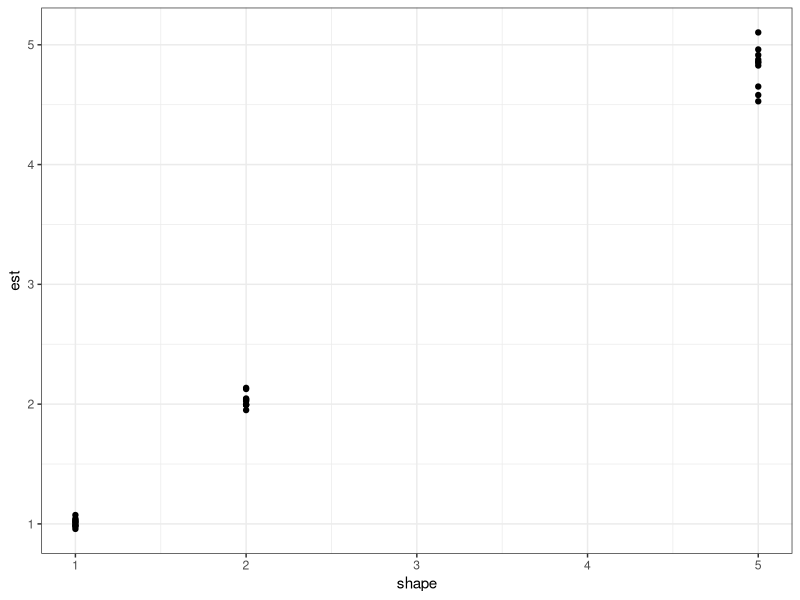

Write the R code that produced this figure.
################################################################################
#
# 30.03.2015
#
# Mail from Ben Bolker to R-Sig-ME regarding a question on how to extract the
# scale-parameter from a gamma GLMM in lme4. Here is the answer including code:
#
# This is in fact not documented anywhere that I can see, but 1/sigma(fit)^2
# appears to do the trick for the shape parameter.  For the purposes of
# GL(M)Ms, the Gamma is parameterized as (mean,shape), so the values you're
# estimating will be the mean -- if you want the scale parameters, use
# mean = shape*scale -> scale = mean/shape ...
#
################################################################################

library("lme4")
set.seed(101)
d <- expand.grid(block = LETTERS[1:26], rep = 1:100, KEEP.OUT.ATTRS = FALSE)
d$x <- runif(nrow(d))  ## sd=1
reff_f <- rnorm(length(levels(d$block)), sd=1)

## need intercept large enough to avoid negative values

d$eta0 <- 4 + 3 * d$x  ## fixed effects only
d$eta <- d$eta0 + reff_f[d$block]
shapevec <- c(1, 2, 5)
res <- expand.grid(rep = 1:10, shape = shapevec, est = NA) ## order matters

k <- 1
for (i in seq_along(shapevec)) {
    cat(".")
    for (j in 1:10) {
        dgl <- d
        dgl$mu <- exp(d$eta)
        dgl$y <- rgamma(nrow(d), scale = dgl$mu / 2, shape = shapevec[i])
        ggl1 <- glmer(y ~ x + (1|block), data = dgl, family = Gamma(link="log"))
        res[k,"est"] <- 1 / sigma(ggl1)^2
        k <- k+1
    }
}
library(ggplot2)
theme_set(theme_bw())
ggplot(res, aes(shape, est)) + geom_point()